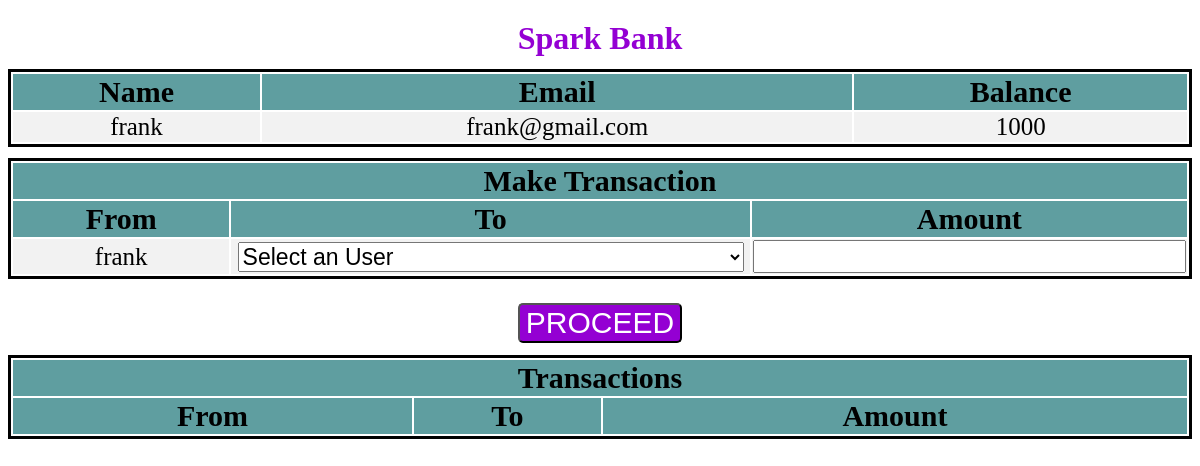
The app's page /2ndpage.php?name=frank with its own data.
### tables this page shows
CREATE TABLE `customers` (
  `firstname` text DEFAULT NULL,
  `email` text DEFAULT NULL,
  `balance` double DEFAULT NULL
);

### 2ndpage.php (the view, shortened to what this page needs)
<!DOCTYPE html>
<?php
include('config.php');
$customer_name="NULL";
if(isset($_GET["name"])){
$customer_name = trim($_GET["name"]);
}
$sql = "SELECT firstname,email,balance FROM customers where firstname = '$customer_name'";
$result = $conn->query($sql);
$row = $result->fetch_assoc();
$firstname = "NULL";
$email="NULL";
$balance="NULL";
if(isset($row)){
$firstname = $row['firstname'];
$email=$row['email'];
$balance=$row['balance'];
}
?>
<html>
<link rel="stylesheet" href="styles.css">
<head>
</head>
<body>
	<h1 class="bank-name">Spark Bank</h1>
	<table>
		<thead>
			<th>
				Name
			</th>
			<th>
				Email
			</th>
			<th>
				Balance
			</th>
		</thead>
		<tbody>
			<tr class="remove-hover">
				<td>
					<?php
			 echo $firstname; ?>
				</td>
				<td>
					<?php
			echo $email ;?>
				</td>
				<td>
					<?php
			 echo $balance?>
				</td>
			</tr>
		</tbody>
	</table>
	<table>
		<thead>
			<tr>
				<th colspan="3">Make Transaction</th>
			</tr>
			<tr>
				<th>From</th>
				<th>To</th>
				<th>Amount</th>
			</tr>
		</thead>
		<tbody>
			<tr>
				<td>
					<?php
			echo $customer_name;
			?>
				</td>
				<td class="dropdown">
					<form action="" name="client_name" method="post" id="payment">
						<select name="clientlist" class="drop-expand" id="language" required>
							<option value="none" selected disabled hidden>
								Select an User
							</option>
						</select>
				</td>
				<td>
					<input type="number" required="true" id="input-amount" class="drop-expand" name="amount" min="0.01"
						onkeypress="return event.charCode != 45" max="<?php echo $balance?>">
				</td>
			</tr>
		</tbody>
	</table>
	<div> <button onclick="transaction()" type="submit" class="butt-submit">PROCEED</button>
	</div>
	<table>
		<thead>
			<tr>
				<th colspan="3">Transactions</th>
			</tr>
			<tr>
				<th>From</th>
				<th>To</th>
				<th>Amount</th>
			</tr>
		</thead>
	</table>
</body>
</html>

### styles.css (style rules this page uses)
.bank-name { color: darkviolet; text-align: center; padding: 1%; margin: 0%; }
table { width: 100%; height: 100%; border: solid; margin-bottom: 1%; }
th { font-size: 30px; background-color: cadetblue; }
tr:nth-child(odd) { background-color: #f2f2f2; }
td { text-align: center; font-size: 25px; }
.butt-submit { background-color: darkviolet; color: white; font-size: 30px; border-radius: 5px; transition-duration: 0.4s; }
div { padding: 1%; text-align: center; }
.drop-expand { width: 98%; font-size: 23px; }

### records on screen
customers: firstname "frank", email "frank@gmail.com", balance "1000"

### other values on screen
$customer_name "frank"
